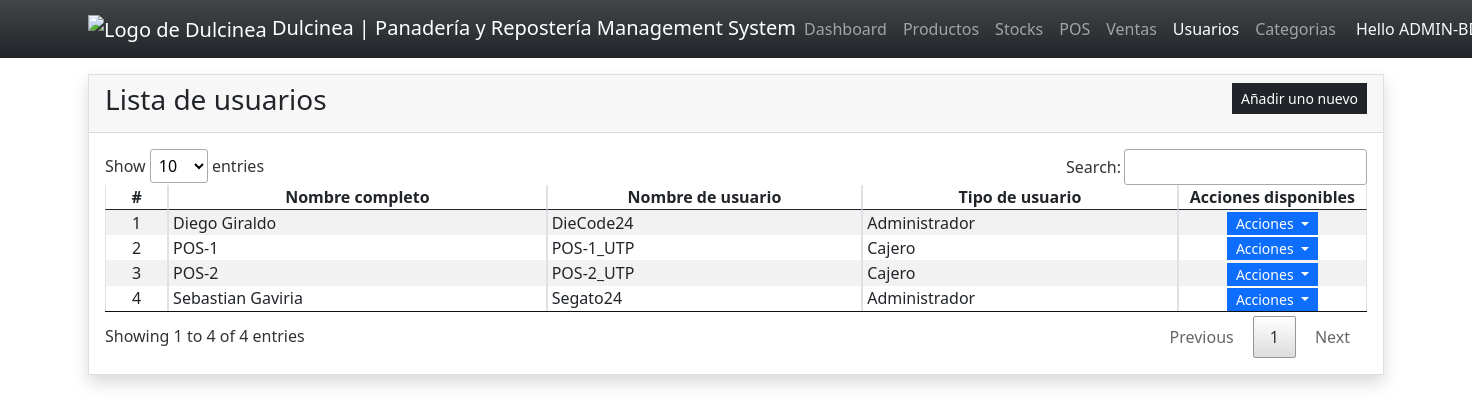
Page /?page=users (signed in) on the committed database.
### tables this page shows
CREATE TABLE `user_list` (
  `user_id` int(30) NOT NULL,
  `fullname` text NOT NULL,
  `username` text NOT NULL,
  `password` text NOT NULL,
  `type` int(30) NOT NULL DEFAULT 1,
  `status` tinyint(1) NOT NULL DEFAULT 1,
  `date_created` timestamp NOT NULL DEFAULT current_timestamp()
);

### users.php (the view, shortened to what this page needs)
<div class="card rounded-0 shadow">
    <div class="card-header d-flex justify-content-between">
        <h3 class="card-title">Lista de usuarios</h3>
        <div class="card-tools align-middle">
            <button class="btn btn-dark btn-sm py-1 rounded-0" type="button" id="create_new">Añadir uno nuevo</button>
        </div>
    </div>
    <div class="card-body">
        <table class="table table-hover table-striped table-bordered">
            <colgroup>
                <col width="5%">
                <col width="30%">
                <col width="25%">
                <col width="25%">
                <col width="15%">
            </colgroup>
            <thead>
                <tr>
                    <th class="text-center p-0">#</th>
                    <th class="text-center p-0">Nombre completo</th>
                    <th class="text-center p-0">Nombre de usuario</th>
                    <th class="text-center p-0">Tipo de usuario</th>
                    <th class="text-center p-0">Acciones disponibles</th>
                </tr>
            </thead>
            <tbody>
                <?php
                $sql = "SELECT * FROM `user_list` WHERE user_id != 1 ORDER BY `fullname` ASC";
                $qry = $conn->query($sql);
                $i = 1;
                while ($row = $qry->fetch_assoc()):
                ?>
                <tr>
                    <td class="text-center p-0"><?php echo $i++; ?></td>
                    <td class="py-0 px-1"><?php echo $row['fullname']; ?></td>
                    <td class="py-0 px-1"><?php echo $row['username']; ?></td>
                    <td class="py-0 px-1"><?php echo ($row['type'] == 1) ? "Administrador" : "Cajero"; ?></td>
                    <th class="text-center py-0 px-1">
                        <div class="btn-group" role="group">
                            <button id="btnGroupDrop1" type="button" class="btn btn-primary dropdown-toggle btn-sm rounded-0 py-0" data-bs-toggle="dropdown" aria-expanded="false">
                                Acciones
                            </button>
                        </div>
                    </th>
                </tr>
                <?php endwhile; ?>
            </tbody>
        </table>
    </div>
</div>

### index.php (style rules this page uses)
:root { --bs-success-rgb:71, 222, 152 !important; // Define un color para el éxito }
html, body { height: 100%; // Establece el alto completo width: 100%; // Establece el ancho completo }
@media screen { body { background-image: url('./images/Backgroud_Dulcinea.jpg'); // Imagen de fondo background-size: 50% 50%; // Ajusta la imagen para que se contenga completamente en el área background-repeat: no-repeat; // No repetir la imagen background-position: center center; // Centrar la imagen backdrop-filter: brightness(0.7); // Filtro de brillo } }

### rows in the picture
user_list: fullname "Diego Giraldo", username "DieCode24", type "Administrador"
user_list: fullname "POS-1", username "POS-1_UTP", type "Cajero"
user_list: fullname "POS-2", username "POS-2_UTP", type "Cajero"
user_list: fullname "Sebastian Gaviria", username "Segato24", type "Administrador"
